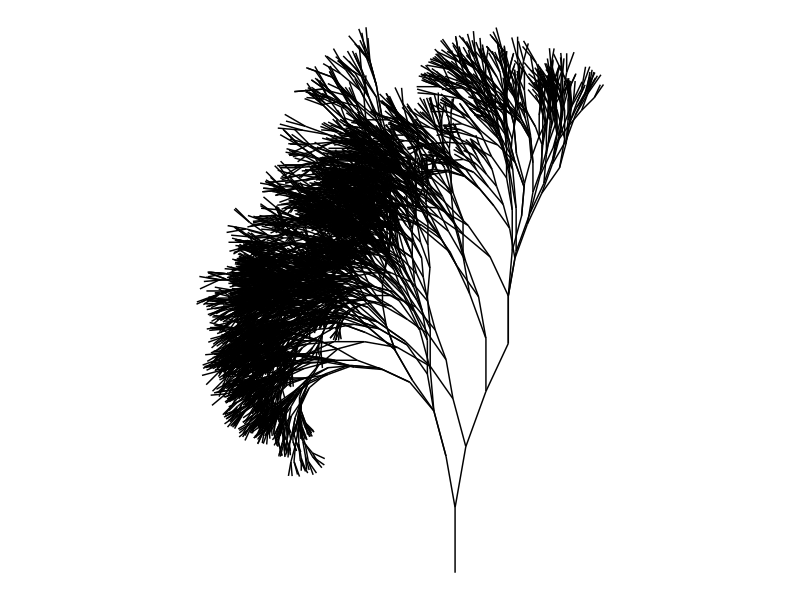

Here is the R script that generated this plot:

library(tidyverse)

# helper functions --------------------------------------------------------

radians <- function(degree) {
  2 * pi * degree / 360
}

adapt_x <- function(x, scale, angle) {
  x + scale * cos(radians(angle))
}

adapt_y <- function(y, scale, angle) {
  y + scale * sin(radians(angle))
}

adapt_scale <- function(s, scales) {
  s * sample(x = scales, size = length(s), replace = TRUE)
}

adapt_angle <- function(a, angles) {
  a + sample(x = angles, size = length(a), replace = TRUE)
}


# worker functions --------------------------------------------------------


# the very first shoot is the "sapling"
grow_sapling <- function() {
  
  sapling <- tibble(
    old_x = 0,  # sapling grows from the origin
    old_y = 0,  # sapling grows from the origin
    new_x = 0,  # sapling doesn't grow horizontally
    new_y = 1,  # sapling does grow vertically
    angle = 90, # angle from horizontal is 90 degrees
    scale = 1,  # length of the sapling is 1
    cycle = 1,  # the sapling grows on the first cycle
    child = 1   # the sapling is the only child at this point
  )
  return(sapling)
}

grow_from <- function(..split, growth, settings) {
  
  growth_this_split <- growth %>%
    mutate(
      scale = adapt_scale(scale, settings$scales), # change segment length
      angle = adapt_angle(angle, settings$angles), # change segment angle
      old_x = new_x,                               # begin where last seg ended
      old_y = new_y,                               # begin where last seg ended
      new_x = adapt_x(old_x, scale, angle),        # end where this seg ends!
      new_y = adapt_y(old_y, scale, angle),        # end where this seg ends!
      split = ..split                              # store the split number
    )
  return(growth_this_split)
}



# for each shoot in the existing tree grow a new shoot
grow_many <- function(..growth, ..cycle, settings) {
  
  SPLIT <- 1:settings$splits
  
  growth_this_cycle <- map_dfr(
    .x = SPLIT,          # SPLIT is the vector over which we will iterate
    .f = grow_from,      # grow_from() is called for each value of SPLIT     
    growth = ..growth,   # passed to grow_from(), always the same value
    settings = settings  # passed to grow_from(), always the same value
  ) %>% 
    mutate(cycle = ..cycle)  # store the cycle number
  
  return(growth_this_cycle)
}



# to grow the whole tree we need to "accumulate" the growth: starting with
# the sapling (a single shoot) we grow the second layer; the set of shoots
# that make the second layer are then used to grow the third later; and so on
grow_tree <- function(settings) {
  
  GROWTH <- grow_sapling()
  CYCLES <- 2:settings$cycles
  
  tree <- CYCLES %>% 
    accumulate(
      .f = grow_many,      # grow_many() accumulates GROWTH across CYCLES
      .init = GROWTH,      # the sapling is the initial GROWTH
      settings = settings  # the settings list is passed to grow_many()
    )
  
  tree <- bind_rows(tree)  # collapse to a single tibble
  
  return(tree)
}



# let's do something! -----------------------------------------------------

settings <- list(
  seed = 1,
  cycles = 13,
  splits = 2,
  scales = c(.8, .9, .95),
  angles = c(-10, -5, 5, 10, 20, 25)
)

set.seed(settings$seed)

tree <- grow_tree(settings)

pic <- ggplot(
  data = tree,
  mapping = aes(
    x = old_x, 
    y = old_y, 
    xend = new_x, 
    yend = new_y
  )
) + 
  geom_segment(show.legend = FALSE) + 
  theme_void() + 
  coord_equal()

plot(pic)
